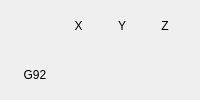
            <widget class="QWidget" name="dro_page_3">
             <layout class="QVBoxLayout" name="verticalLayout_13">
              <item>
               <widget class="QWidget" name="gridWidget_2" native="true">
                <layout class="QGridLayout" name="gridLayout_14">
                 <property name="leftMargin">
                  <number>5</number>
                 </property>
                 <property name="topMargin">
                  <number>5</number>
                 </property>
                 <property name="rightMargin">
                  <number>5</number>
                 </property>
                 <property name="bottomMargin">
                  <number>5</number>
                 </property>
                 <property name="spacing">
                  <number>5</number>
                 </property>
                 <item row="1" column="2">
                  <widget class="StatusLabel" name="statuslabel_19">
                   <property name="alignment">
                    <set>Qt::AlignCenter</set>
                   </property>
                   <property name="rules" stdset="0">
                    <string>[{&quot;channels&quot;: [{&quot;url&quot;: &quot;status:g5x_offset&quot;, &quot;trigger&quot;: true}], &quot;property&quot;: &quot;Text&quot;, &quot;expression&quot;: &quot;str(ch[0][1])&quot;, &quot;name&quot;: &quot;New Rule&quot;}]</string>
                   </property>
                  </widget>
                 </item>
                 <item row="1" column="1">
                  <widget class="StatusLabel" name="statuslabel_17">
                   <property name="alignment">
                    <set>Qt::AlignCenter</set>
                   </property>
                   <property name="rules" stdset="0">
                    <string>[{&quot;channels&quot;: [{&quot;url&quot;: &quot;status:g5x_offset&quot;, &quot;trigger&quot;: true}], &quot;property&quot;: &quot;Text&quot;, &quot;expression&quot;: &quot;str(ch[0][0])&quot;, &quot;name&quot;: &quot;New Rule&quot;}]</string>
                   </property>
                  </widget>
                 </item>
                 <item row="2" column="3">
                  <widget class="StatusLabel" name="statuslabel_21">
                   <property name="alignment">
                    <set>Qt::AlignCenter</set>
                   </property>
                   <property name="rules" stdset="0">
                    <string>[{&quot;channels&quot;: [{&quot;url&quot;: &quot;status:g92_offset&quot;, &quot;trigger&quot;: true}], &quot;property&quot;: &quot;Text&quot;, &quot;expression&quot;: &quot;str(ch[0][0])&quot;, &quot;name&quot;: &quot;New Rule&quot;}]</string>
                   </property>
                  </widget>
                 </item>
                 <item row="2" column="2">
                  <widget class="StatusLabel" name="statuslabel_20">
                   <property name="alignment">
                    <set>Qt::AlignCenter</set>
                   </property>
                   <property name="rules" stdset="0">
                    <string>[{&quot;channels&quot;: [{&quot;url&quot;: &quot;status:g92_offset&quot;, &quot;trigger&quot;: true}], &quot;property&quot;: &quot;Text&quot;, &quot;expression&quot;: &quot;str(ch[0][1])&quot;, &quot;name&quot;: &quot;New Rule&quot;}]</string>
                   </property>
                  </widget>
                 </item>
                 <item row="0" column="3">
                  <widget class="QLabel" name="label_15">
                   <property name="text">
                    <string>Z</string>
                   </property>
                   <property name="alignment">
                    <set>Qt::AlignCenter</set>
                   </property>
                  </widget>
                 </item>
                 <item row="0" column="1">
                  <widget class="QLabel" name="label_16">
                   <property name="text">
                    <string>X</string>
                   </property>
                   <property name="alignment">
                    <set>Qt::AlignCenter</set>
                   </property>
                  </widget>
                 </item>
                 <item row="0" column="2">
                  <widget class="QLabel" name="label_17">
                   <property name="text">
                    <string>Y</string>
                   </property>
                   <property name="alignment">
                    <set>Qt::AlignCenter</set>
                   </property>
                  </widget>
                 </item>
                 <item row="1" column="3">
                  <widget class="StatusLabel" name="statuslabel_22">
                   <property name="alignment">
                    <set>Qt::AlignCenter</set>
                   </property>
                   <property name="rules" stdset="0">
                    <string>[{&quot;channels&quot;: [{&quot;url&quot;: &quot;status:g5x_offset&quot;, &quot;trigger&quot;: true}], &quot;property&quot;: &quot;Text&quot;, &quot;expression&quot;: &quot;str(ch[0][2])&quot;, &quot;name&quot;: &quot;New Rule&quot;}]</string>
                   </property>
                  </widget>
                 </item>
                 <item row="2" column="1">
                  <widget class="StatusLabel" name="statuslabel_18">
                   <property name="alignment">
                    <set>Qt::AlignCenter</set>
                   </property>
                   <property name="rules" stdset="0">
                    <string>[{&quot;channels&quot;: [{&quot;url&quot;: &quot;status:g92_offset&quot;, &quot;trigger&quot;: true}], &quot;property&quot;: &quot;Text&quot;, &quot;expression&quot;: &quot;str(ch[0][0])&quot;, &quot;name&quot;: &quot;New Rule&quot;}]</string>
                   </property>
                  </widget>
                 </item>
                 <item row="2" column="0">
                  <widget class="QLabel" name="label_26">
                   <property name="text">
                    <string>G92</string>
                   </property>
                   <property name="alignment">
                    <set>Qt::AlignCenter</set>
                   </property>
                  </widget>
                 </item>
                 <item row="1" column="0">
                  <widget class="StatusLabel" name="statuslabel_23">
                   <property name="alignment">
                    <set>Qt::AlignCenter</set>
                   </property>
                   <property name="rules" stdset="0">
                    <string>[{&quot;channels&quot;: [{&quot;url&quot;: &quot;status:g5x_index?string&quot;, &quot;trigger&quot;: true}], &quot;property&quot;: &quot;Text&quot;, &quot;expression&quot;: &quot;ch[0]&quot;, &quot;name&quot;: &quot;New Rule&quot;}]</string>
                   </property>
                  </widget>
                 </item>
                </layout>
               </widget>
              </item>
             </layout>
            </widget>
